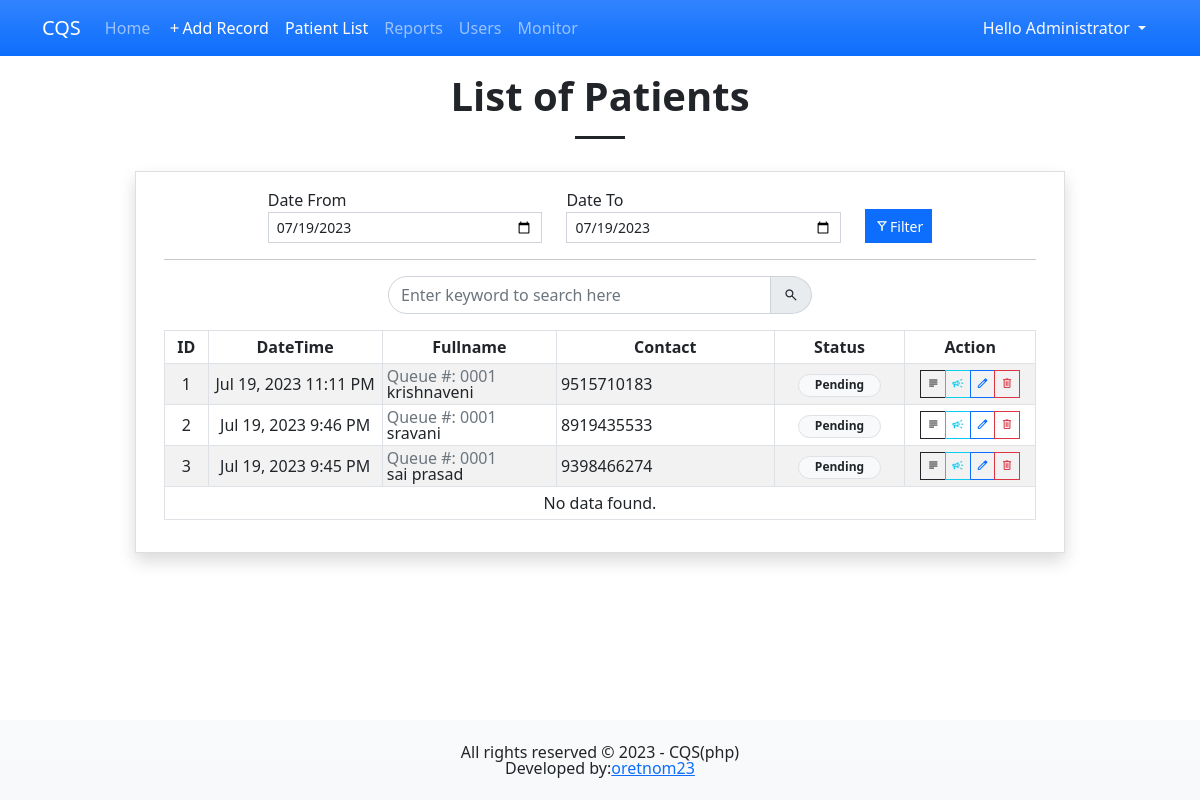
/?page=patients (signed in), run on the app's committed database.
### tables this page shows
CREATE TABLE "patient_list" (
	"patient_id"	INTEGER NOT NULL,
	"queue_no"	TEXT NOT NULL,
	"fullname"	INTEGER NOT NULL,
	"address"	TEXT NOT NULL,
	"contact"	TEXT NOT NULL,
	"age"	INTEGER NOT NULL,
	"weight"	FLOAT NOT NULL DEFAULT 0,
	"bp_rate"	TEXT,
	"status"	TINYINT(2) NOT NULL DEFAULT 0,
	"notify"	TINYINT(2) NOT NULL DEFAULT 1,
	"date_created"	TIMESTAMP DEFAULT CURRENT_TIMESTAMP,
	PRIMARY KEY("patient_id" AUTOINCREMENT)
);

### patients.php (the view, shortened to what this page needs)
<?php
$from = (isset($_GET['from']) ? date("Y-m-d", strtotime($_GET['from'])) : date("Y-m-d", strtotime(date("Y-m-d")))) . " 00:00:00";
$to = (isset($_GET['to']) ? date("Y-m-d", strtotime($_GET['to'])) : date("Y-m-d", strtotime(date("Y-m-d")))) . " 23:59:59";
?>
<h1 class="text-center fw-bolder">List of Patients</h1>
<hr class="mx-auto opacity-100" style="width:50px;height:3px">
<div class="col-lg-10 col-md-11 col-sm-12 mx-auto py-3">
    <div class="card rounded-0 shadow">
        <div class="card-body rounded-0">
            <div class="container-fluid">
                <div class="mb-3">
                    <div class="row align-items-end justify-content-center">
                        <div class="col-lg-4 col-md-5 col-sm-12 col-12">
                            <label for="date_from">Date From</label>
                            <input type="date" value="<?= date("Y-m-d", strtotime($from)) ?>" class="form-control form-control-sm rounded-0" id="date_from" name="date_from" required="required">
                        </div>
                        <div class="col-lg-4 col-md-5 col-sm-12 col-12">
                            <label for="date_to">Date To</label>
                            <input type="date" value="<?= date("Y-m-d", strtotime($to)) ?>" class="form-control form-control-sm rounded-0" id="date_to" name="date_to" required="required">
                        </div>
                        <div class="col-lg-auto">
                            <button class="btn btn-primary btn-sm rounded-0 d-flex align-items-center" id="filter"><span class="material-symbols-outlined">filter_alt</span> Filter</button>
                        </div>
                    </div>
                </div>
                <hr>
                <div class="row mb-3">
                    <div class="mx-auto col-lg-6 col-md-8 col-sm-10 col-12">
                        <div class="input-group" id="input-search-field">
                            <input type="search" class="form-control" id="search" placeholder="Enter keyword to search here">
                            <span class="input-group-text"><span class="material-symbols-outlined">search</span></span>
                        </div>
                    </div>
                </div>
                <div class="table-responsive">
                    <table class="table table-sm table-bordered table-hover table-striped" id="patientTBL">
                        <colgroup>
                            <col width="5%">
                            <col width="20%">
                            <col width="20%">
                            <col width="25%">
                            <col width="15%">
                            <col width="15%">
                        </colgroup>
                        <thead>
                            <tr>
                                <th class="text-center">ID</th>
                                <th class="text-center">DateTime</th>
                                <th class="text-center">Fullname</th>
                                <th class="text-center">Contact</th>
                                <th class="text-center">Status</th>
                                <th class="text-center">Action</th>
                            </tr>
                        </thead>
                        <tbody>
                            <?php
                            $from = new DateTime($from, new DateTimeZone('Asia/Manila'));
                            $from->setTimezone(new DateTimeZone('UTC'));
                            $from = $from->format("Y-m-d");
                            $to = new DateTime($to, new DateTimeZone('Asia/Manila'));
                            $to->setTimezone(new DateTimeZone('UTC'));
                            $to = $to->format("Y-m-d");
                            $i = 1;
                            $patients_sql = "SELECT * FROM `patient_list` where date(`date_created`) BETWEEN '{$from}' and '{$to}' ORDER BY strftime('%s', `date_created`) desc";
                            $patients_qry = $conn->query($patients_sql);
                            while($row = $patients_qry->fetchArray()):
                                $date_created = new DateTime($row['date_created'], new DateTimeZone('UTC'));$date_created->setTimezone(new DateTimeZone('Asia/Manila'));
                            ?>
                            <tr>
                                <td class="text-center"><?= $i++; ?></td>
                                <td class="text-center"><?= $date_created->format('M d, Y g:i A') ?></td>
                                <td class="">
                                    <div class="lh-1">
                                        <div class="text-secondary">Queue #: <?= $row['queue_no'] ?></div>
                                        <div><?= $row['fullname'] ?></div>
                                    </div>
                                </td>
                                <td><?= $row['contact'] ?></td>
                                <td class="text-center">
                                    <?php
                                        switch($row['status']){
                                            case 0:
                                                echo "<span class='badge bg-light border rounded-pill px-3 text-dark'>Pending</span>";
                                                break;
                                        }
                                    ?>
                                </td>
                                <td class="text-center">
                                    <div class="btn-group btn-group-sm">
                                        <a class="btn btn-sm btn-outline-dark rounded-0 view_data" href="./?page=view_patient&id=<?= $row['patient_id'] ?>" data-id='<?= $row['patient_id'] ?>' title="View patient"><span class="material-symbols-outlined">subject</span></a>
                                        <?php if($row['status'] == 0): ?>
                                        <a class="btn btn-sm btn-outline-info rounded-0 notify_data" href="#" data-id='<?= $row['patient_id'] ?>' title="Notify Again"><span class="material-symbols-outlined">campaign</span></a>
                                        <?php endif; ?>
                                        <a class="btn btn-sm btn-outline-primary rounded-0 edit_data" href="./?page=manage_patient&id=<?= $row['patient_id'] ?>" data-id='<?= $row['patient_id'] ?>' title="Edit patient"><span class="material-symbols-outlined">edit</span></a>
                                        <button class="btn btn-sm btn-outline-danger rounded-0 delete_data" type="button" data-id='<?= $row['patient_id'] ?>' title="Delete patient"><span class="material-symbols-outlined">delete</span></button>
                                    </div>
                                </td>
                            </tr>
                            <?php endwhile; ?>
                            <?php if(!$patients_qry->fetchArray()): ?>
                                <tr>
                                    <td colspan="6" class="text-center">No data found.</td>
                                </tr>
                            <?php endif; ?>
                        </tbody>
                    </table>
                </div>
            </div>
        </div>
    </div>
</div>

### css/custom.css (style rules this page uses)
html, body { margin: unset; height: 100%; width: 100%; overflow-x: hidden; }
body { padding-bottom:5em; }
.material-symbols-outlined { font-size: var(--bs-body-font-size) !important; line-height: var(--bs-body-line-height) !important; }
table th, table td { vertical-align: middle !important; }

### patients.php (style rules this page uses)
#patientTBL .btn-group .btn-sm { line-height: .9rem !important; padding: 5px; }
#patientTBL .btn-group .material-symbols-outlined { line-height: .9rem !important; font-size: .85rem !important; }
#input-search-field input { border-top-left-radius:3em; border-bottom-left-radius:3em; }
#input-search-field span.input-group-text { border-top-right-radius:50%; border-bottom-right-radius:50%; }

### data on the page
patient_list: date_created "Jul 19, 2023 11:11 PM", queue_no "0001", fullname "krishnaveni", contact "9515710183", status "Pending"
patient_list: date_created "Jul 19, 2023 9:46 PM", queue_no "0001", fullname "sravani", contact "8919435533", status "Pending"
patient_list: date_created "Jul 19, 2023 9:45 PM", queue_no "0001", fullname "sai prasad", contact "9398466274", status "Pending"

### other printed values
$_SESSION['fullname'] "Administrator"
